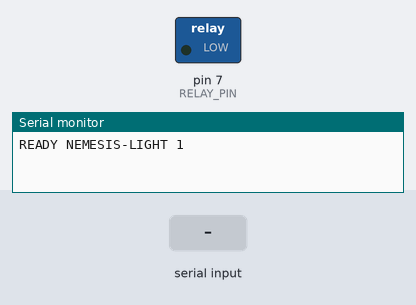
Bench run of a sketch on a simulated Arduino Uno, built with avr-gcc and run on an emulated ATmega328P. On the bench: switched loads named in the sketch (green lamp = pin HIGH), the last lines printed to the serial monitor. The inputs (shaded band) are chosen by the test bench.

Above: at 1.2 s.
1.3 s: "ON\n" received over Serial
At 1.8 s:
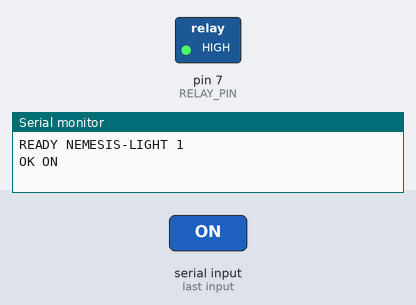
2.8 s: "PING\n" received over Serial
4.3 s: "HB\n" received over Serial
At 25.3 s:
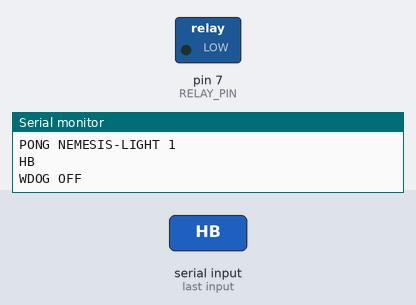
Timing chart, 0 to 25.8 s (numbered marks = the images above; inputs shaded):
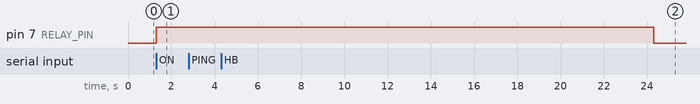

The sketch:

nemesis_light.ino
```cpp
// NEMESIS light controller for Arduino Uno  (v1)
// Relay module: VCC -> 5V, GND -> GND, IN -> pin 7.   USB cable to the PC.
// Upload with the Arduino IDE (Tools > Board: Arduino Uno), then close the IDE's Serial Monitor.
//
// Text commands over USB (9600 baud), one per line:
//   PING          -> PONG NEMESIS-LIGHT 1
//   ON / OFF      -> OK ON / OK OFF
//   STATUS        -> STATE ON|OFF POL HIGH|LOW
//   POL HIGH|LOW  -> OK POL ...   (HIGH: relay needs a HIGH signal to switch on. LOW: it needs a LOW signal.) Saved in EEPROM.
//   HB            -> HB           (heartbeat from the PC)
// Safety: the light is OFF at power-up and after every reset. If the PC says nothing for
// 20 seconds while the light is on, the Uno switches it off by itself ("WDOG OFF").

#include <EEPROM.h>

const uint8_t RELAY_PIN = 7;
const unsigned long WATCHDOG_MS = 20000UL;

bool activeLow = false;      // false: HIGH = relay on.  true: LOW = relay on.
bool lightOn = false;
unsigned long lastRx = 0;
char buf[24];
uint8_t n = 0;

uint8_t levelFor(bool on) { return (on != activeLow) ? HIGH : LOW; }
void apply() { digitalWrite(RELAY_PIN, levelFor(lightOn)); }

void setup() {
  if (EEPROM.read(0) == 0xA5) activeLow = (EEPROM.read(1) == 1);
  digitalWrite(RELAY_PIN, levelFor(false));   // set the OFF level BEFORE the pin becomes an output: no click at start-up
  pinMode(RELAY_PIN, OUTPUT);
  Serial.begin(9600);
  lastRx = millis();
  Serial.println(F("READY NEMESIS-LIGHT 1"));
}

void handle(char *c) {
  lastRx = millis();
  if (!strcmp(c, "PING"))        { Serial.println(F("PONG NEMESIS-LIGHT 1")); }
  else if (!strcmp(c, "HB"))     { Serial.println(F("HB")); }
  else if (!strcmp(c, "ON"))     { lightOn = true;  apply(); Serial.println(F("OK ON")); }
  else if (!strcmp(c, "OFF"))    { lightOn = false; apply(); Serial.println(F("OK OFF")); }
  else if (!strcmp(c, "STATUS")) { Serial.print(F("STATE ")); Serial.print(lightOn ? F("ON") : F("OFF"));
                                   Serial.print(F(" POL ")); Serial.println(activeLow ? F("LOW") : F("HIGH")); }
  else if (!strncmp(c, "POL ", 4)) {
    bool low = !strcmp(c + 4, "LOW");
    if (low || !strcmp(c + 4, "HIGH")) {
      lightOn = false; activeLow = low; apply();              // always end up OFF after a change
      EEPROM.update(0, 0xA5); EEPROM.update(1, low ? 1 : 0);
      Serial.print(F("OK POL ")); Serial.println(low ? F("LOW") : F("HIGH"));
    } else Serial.println(F("ERR POL"));
  }
  else Serial.println(F("ERR"));
}

void loop() {
  while (Serial.available()) {
    char ch = Serial.read();
    if (ch == '\r') continue;
    if (ch == '\n') { buf[n] = 0; if (n) handle(buf); n = 0; }
    else if (n < sizeof(buf) - 1) { buf[n++] = (ch >= 'a' && ch <= 'z') ? ch - 32 : ch; }
    else n = 0;                                               // too long: throw it away
  }
  if (lightOn && millis() - lastRx > WATCHDOG_MS) {           // the PC went quiet: switch off
    lightOn = false; apply(); Serial.println(F("WDOG OFF"));
  }
}
```

Measured:
- after the input at 1.3 s, pin 7 (RELAY_PIN): LOW → HIGH at once
- after the input at 4.3 s, pin 7 (RELAY_PIN): HIGH → LOW after 20.0 s instead of 18.5 s
